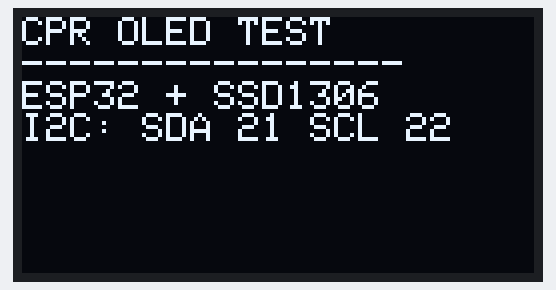
The sketch below on a simulated ESP32. Shown: 128×64 one-colour display. What the sketch prints to the serial monitor is not drawn.

Above: at 0.1 s.

The sketch:

05_OLED_I2C_Test.ino
```cpp
#include <Wire.h>
#include <Adafruit_GFX.h>
#include <Adafruit_SSD1306.h>

#define SCREEN_WIDTH 128
#define SCREEN_HEIGHT 64
#define OLED_RESET -1
#define OLED_ADDRESS 0x3C

Adafruit_SSD1306 display(SCREEN_WIDTH, SCREEN_HEIGHT, &Wire, OLED_RESET);

void setup() {
  Serial.begin(115200);
  Wire.begin(21, 22);

  if (!display.begin(SSD1306_SWITCHCAPVCC, OLED_ADDRESS)) {
    Serial.println("SSD1306 not detected at 0x3C.");
    Serial.println("Check address, wiring, and whether display is SH1106.");
    while (true) delay(100);
  }

  display.clearDisplay();
  display.setTextSize(1);
  display.setTextColor(SSD1306_WHITE);
  display.setCursor(0, 0);
  display.println("CPR OLED TEST");
  display.println("----------------");
  display.println("ESP32 + SSD1306");
  display.println("I2C: SDA 21 SCL 22");
  display.display();
  Serial.println("OLED test screen sent.");
}

void loop() {}
```
